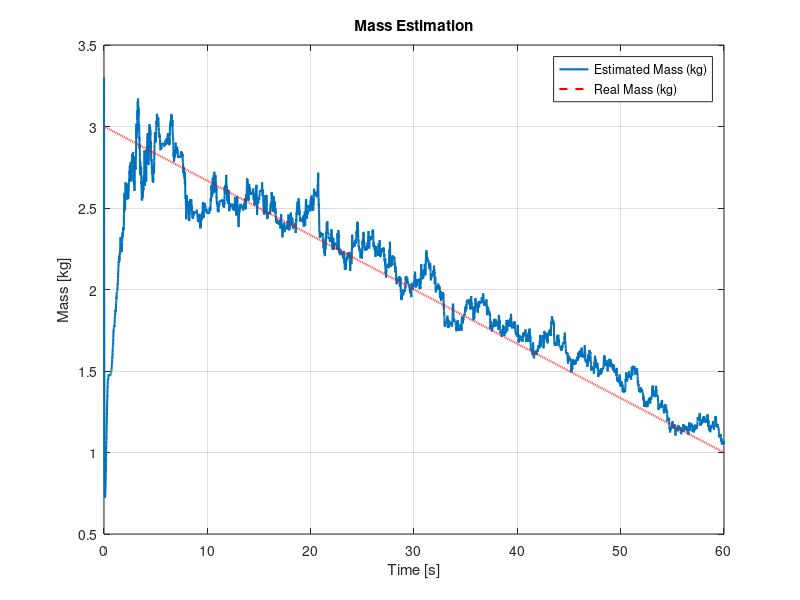
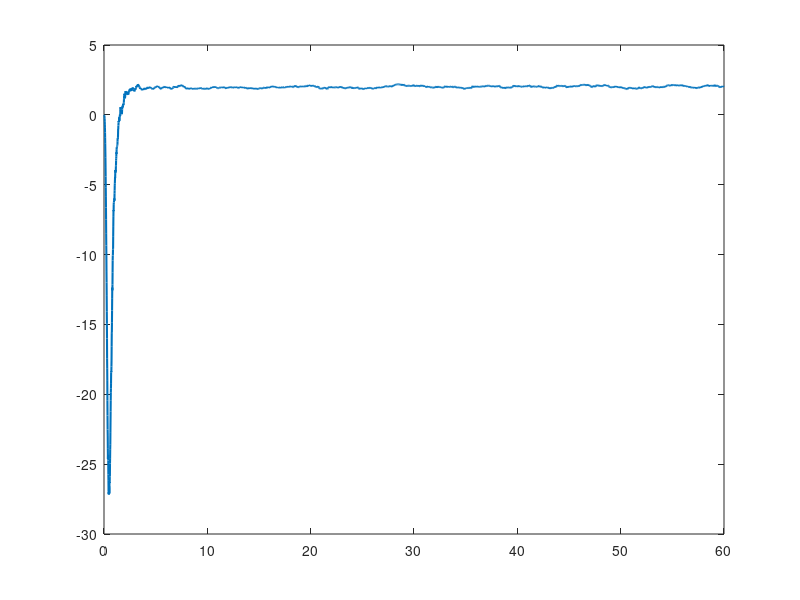

These charts were generated, in order, by the following MATLAB code: (Note: this script raises an error after producing the figures.)
clear; clc

%% load data

load testData_chirp_input_changing_mass
% load testData_sine_wave_input_changing_mass.mat
% load testData_square_input_changing_mass.mat
% load testData_step_input_changing_mass.mat

%% simulation length

N = length(t);

%% P matrix

% P0 = diag([0.1, 0.1, 0.1]);
% P0 = diag([10, 10, 10]);
P0 = diag([100, 100, 100]);

P = P0;

%% initial estimate

theta_hat = zeros(3,1);

%% forgetting factor

% lambda = 1;
lambda = 0.99;
% lambda = 0.98;

%% Discrete-time simulation using for loop
for i = 1:N-1

    phi = [x(1,i); x(2,i); u(i)]';

    y = x(2,i+1);

    K = (P*phi') / (lambda + phi*P*phi');

    theta_hat = theta_hat + K*(y - phi*theta_hat);

    P = (P - K*phi*P)/lambda;

    if abs(theta_hat(3)) > 1e-8
        m_est = Ts/theta_hat(3);
        b_est = (1-theta_hat(2))*m_est/Ts;
        k_est = -theta_hat(1)*m_est/Ts;
    else
        m_est = NaN;
        b_est = NaN;
        k_est = NaN;
    end

    m_est_list(i) = m_est;
    b_est_list(i) = b_est;
    k_est_list(i) = k_est;
end


%%
figure(1);
plot(t(1:end-1), m_est_list, 'LineWidth', 1.5); 
hold on; 
plot(t(1:end-1), m_list(1:end-1), 'r--', 'LineWidth', 1.5)
grid on;
xlabel('Time [s]');
ylabel('Mass [kg]');
title('Mass Estimation');
legend('Estimated Mass (kg)', 'Real Mass (kg)');

figure(2);
plot(t(1:end-1), k_est_list, 'LineWidth', 1.5); 
hold on; 
yline(k, 'r--', 'LineWidth', 1.5);
grid on;
xlabel('Time [s]');
ylabel('Stiffness');
title('Stiffness Estimation');
legend('Estimated Stiffness', 'Real Stiffness');

figure(3);
plot(t(1:end-1), b_est_list, 'LineWidth', 1.5); 
hold on; 
yline(b, 'r--', 'LineWidth', 1.5);
grid on;
xlabel('Time [s]');
ylabel('Damping');
title('Damping Estimation');
legend('Estimated Damping', 'Real Damping');
